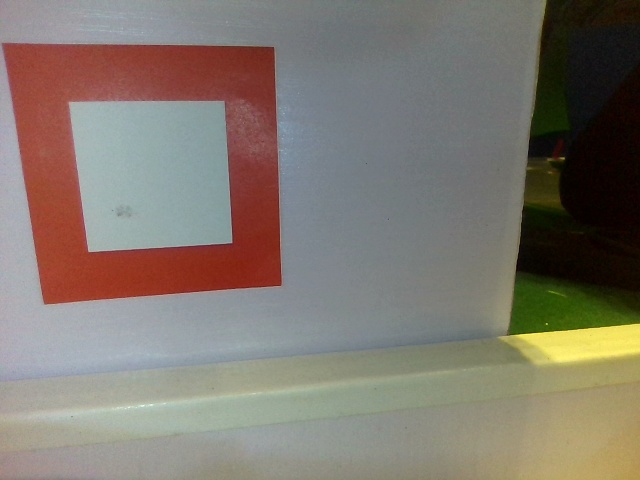
#> input picture photo/1.jpg, 640 x 480 px, given in place of the camera
$ python pattern_recognition_para.py
#> lines starting #> are read from the running program, lines starting #| are printed output that depends on the picture; after the words box and inside, x2 and y2 are one past the last pixel; in counts of white or black regions, pixels touching at a corner belong together
############################################################################
# 面积过滤，
#角点数量对应形状，
#边界化阈值，
#二值化
############################################################################

import cv2
import numpy as np

frameWidth = 640
frameHeight = 480
cap = cv2.VideoCapture(0)
cap.set(3, frameWidth)
cap.set(4, frameHeight)

def empty(a):
    pass

cv2.namedWindow("Parameters",cv2.WINDOW_KEEPRATIO)
cv2.resizeWindow("Parameters",240,80)
cv2.createTrackbar("Threshold1","Parameters",23,255,empty)
cv2.createTrackbar("Threshold2","Parameters",20,255,empty)
cv2.createTrackbar("Area","Parameters",5000,30000,empty)

def stackImages(scale,imgArray):
    rows = len(imgArray)
    cols = len(imgArray[0])
    rowsAvailable = isinstance(imgArray[0], list)
    width = imgArray[0][0].shape[1]
    height = imgArray[0][0].shape[0]
    if rowsAvailable:
        for x in range ( 0, rows):
            for y in range(0, cols):
                if imgArray[x][y].shape[:2] == imgArray[0][0].shape [:2]:
                    imgArray[x][y] = cv2.resize(imgArray[x][y], (0, 0), None, scale, scale)
                else:
                    imgArray[x][y] = cv2.resize(imgArray[x][y], (imgArray[0][0].shape[1], imgArray[0][0].shape[0]), None, scale, scale)
                if len(imgArray[x][y].shape) == 2: imgArray[x][y]= cv2.cvtColor( imgArray[x][y], cv2.COLOR_GRAY2BGR)
        imageBlank = np.zeros((height, width, 3), np.uint8)
        hor = [imageBlank]*rows
        hor_con = [imageBlank]*rows
        for x in range(0, rows):
            hor[x] = np.hstack(imgArray[x])
        ver = np.vstack(hor)
    else:
        for x in range(0, rows):
            if imgArray[x].shape[:2] == imgArray[0].shape[:2]:
                imgArray[x] = cv2.resize(imgArray[x], (0, 0), None, scale, scale)
            else:
                imgArray[x] = cv2.resize(imgArray[x], (imgArray[0].shape[1], imgArray[0].shape[0]), None,scale, scale)
            if len(imgArray[x].shape) == 2: imgArray[x] = cv2.cvtColor(imgArray[x], cv2.COLOR_GRAY2BGR)
        hor= np.hstack(imgArray)
        ver = hor
    return ver

def getContours(img,imgContour):
    contours, hierarchy = cv2.findContours(img, cv2.RETR_EXTERNAL, cv2.CHAIN_APPROX_NONE)

    for cnt in contours:
        area = cv2.contourArea(cnt)
        areaMin = cv2.getTrackbarPos("Area", "Parameters")

        if area > areaMin:

            cv2.drawContours(imgContour, cnt, -1, (255, 0, 255), 7)
            peri = cv2.arcLength(cnt, True)
            approx = cv2.approxPolyDP(cnt, 0.02 * peri, True)
            x , y , w, h = cv2.boundingRect(approx)

            # ratio = w / h


            cv2.rectangle(imgContour, (x , y ), (x + w , y + h ), (0, 255, 0), 5)

            cv2.putText(imgContour, "Points: " + str(len(approx)), (x + w + 20, y + 20), cv2.FONT_HERSHEY_COMPLEX, .7,
                        (0, 255, 0), 2)
            cv2.putText(imgContour, "Area: " + str(int(area)), (x + w + 20, y + 45), cv2.FONT_HERSHEY_COMPLEX, 0.7,
                        (0, 255, 0), 2)
            # print("Points: " + str(len(approx)))
            # print("Area: "+ str(int(area)))


while True:
    success, img = cap.read()
#> img is the input picture: shape (480, 640, 3); mean B, G, R 110.6, 120, 128.3

    # [9 lines of commented-out code are left out]

    threshold1 = cv2.getTrackbarPos("Threshold1", "Parameters")
    threshold2 = cv2.getTrackbarPos("Threshold2", "Parameters")

    imgContour = img.copy()
    imgBlur = cv2.GaussianBlur(img, (7, 7), 1)
    imgGray = cv2.cvtColor(imgBlur, cv2.COLOR_BGR2GRAY)
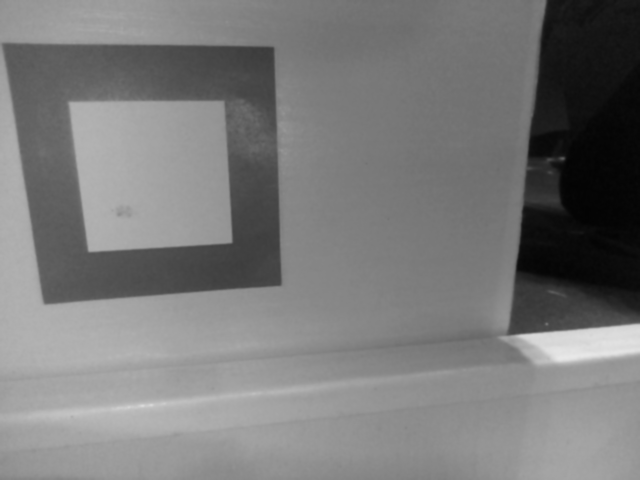
#> imgGray: shape (480, 640); min 3, max 232, mean 121.4
    imgBlur2 = cv2.medianBlur(imgGray,7)
    imgCanny = cv2.Canny(imgBlur2,threshold1,threshold2)
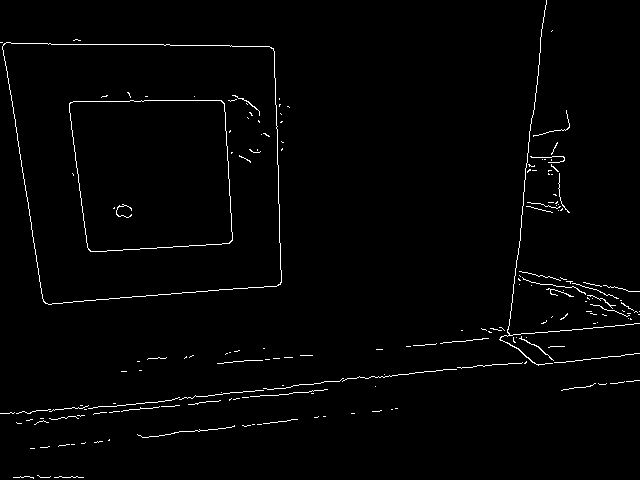
#> imgCanny: shape (480, 640); 1.6% white in thin lines or dots
    kernel = np.ones((5, 5))
    imgDil = cv2.dilate(imgCanny, kernel, 1)
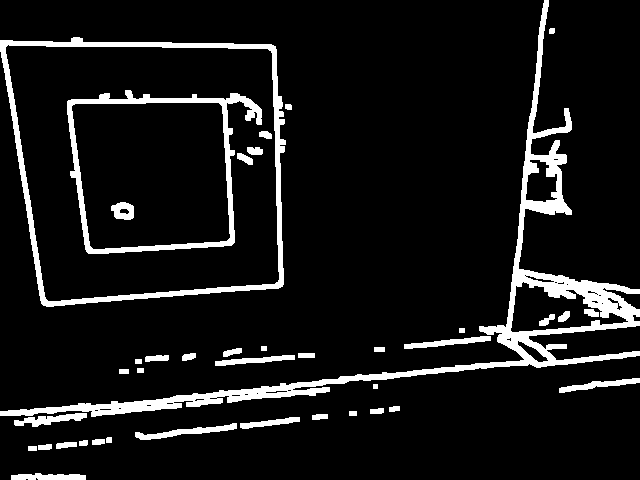
#> imgDil: shape (480, 640); 8.9% white; 40 white regions

    #拿到顶点
    getContours(imgDil,imgContour)
#> in getContours, `contours, hierarchy = cv2.findContours(img, cv2.RETR_EXTERNAL, cv2.CHA..`: contours = 32 contours, 1 with area under 20; largest, box (x1, y1, x2, y2) and area: (0, 37, 286, 307) 66222, (0, 0, 640, 417) 15578, (135, 423, 237, 440) 476, (14, 413, 87, 427) 397, (404, 336, 491, 349) 375
#> in getContours, `area = cv2.contourArea(cnt)`: area = 340

    #调试
    imgStack = stackImages(0.8,([img,imgCanny],
                                [imgDil,imgContour]))
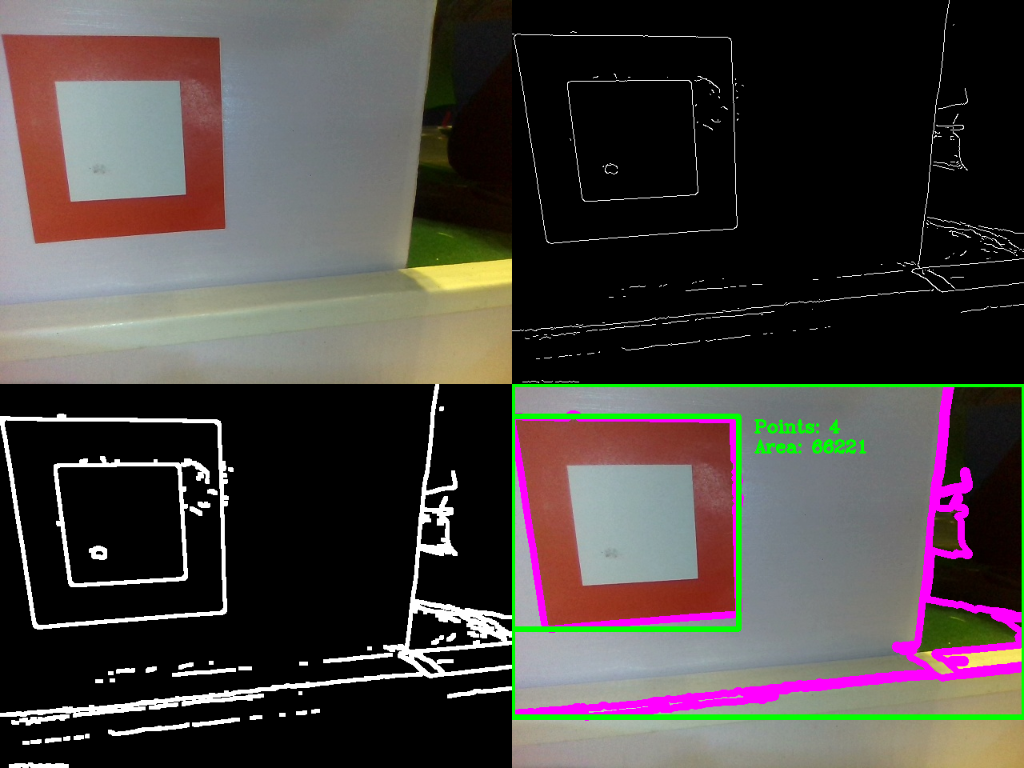
#> imgStack: shape (768, 1024, 3); mean B, G, R 63.2, 65.9, 71.4
    imgStack = cv2.resize(imgStack, (300,200))
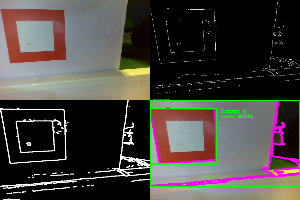
#> imgStack: shape (200, 300, 3); mean B, G, R 63.2, 65.8, 71.4
    cv2.imshow("Result", imgStack)

    if cv2.waitKey(1) & 0xFF == ord('q'):
#> (key q is pressed here)
        break

$ run again, on photo/10.jpg
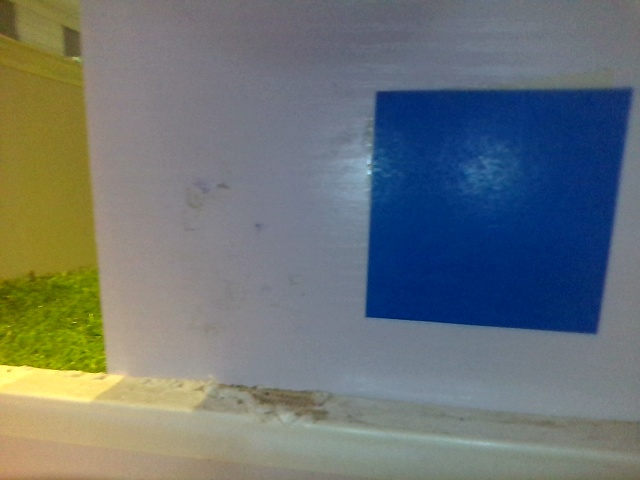
#> input picture photo/10.jpg, 640 x 480 px, given in place of the camera
#> img is the input picture: shape (480, 640, 3); mean B, G, R 116.6, 116, 108.2
#> `imgCanny = cv2.Canny(imgBlur2,threshold1,threshold2)`:
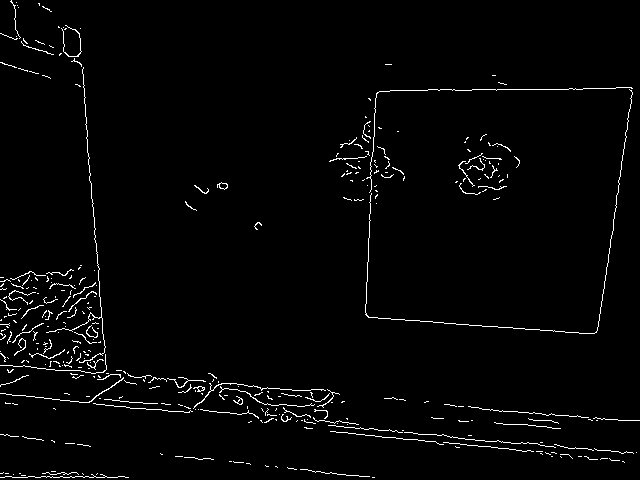
#> imgCanny: shape (480, 640); 2.1% white in thin lines or dots
#> imgDil: shape (480, 640); 12.2% white; 41 white regions
#> contours = 34 contours; largest, box (x1, y1, x2, y2) and area: (327, 80, 635, 336) 61264, (0, 23, 639, 461) 24026, (442, 402, 640, 431) 1476, (0, 469, 131, 480) 904, (0, 0, 56, 57) 683
#> area = 903.5
#> `imgStack = cv2.resize(imgStack, (300,200))`:
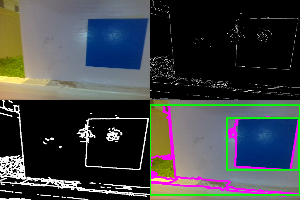
#> imgStack: shape (200, 300, 3); mean B, G, R 68.2, 66.6, 63.4

$ run again, on photo/11.jpg
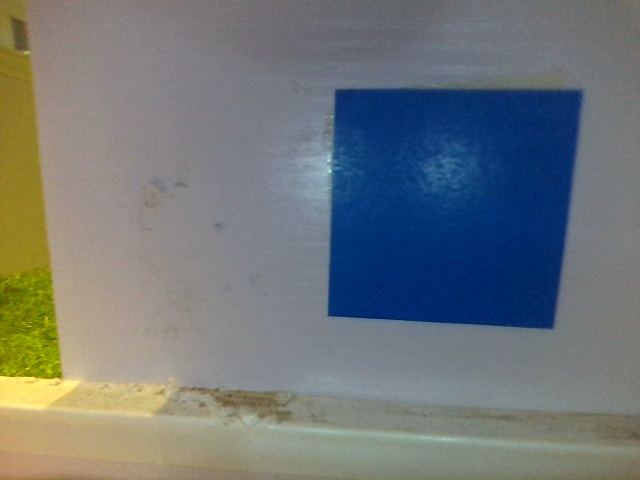
#> input picture photo/11.jpg, 640 x 480 px, given in place of the camera
#> img is the input picture: shape (480, 640, 3); mean B, G, R 119.7, 118.2, 111.9
#> `imgCanny = cv2.Canny(imgBlur2,threshold1,threshold2)`:
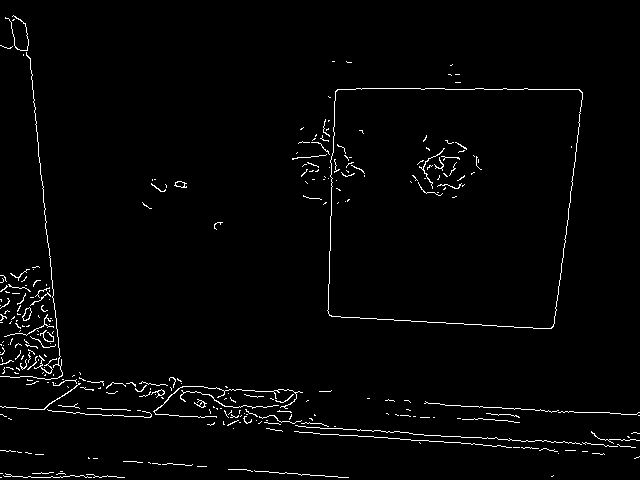
#> imgCanny: shape (480, 640); 2% white in thin lines or dots
#> imgDil: shape (480, 640); 11.2% white; 39 white regions
#> contours = 31 contours; largest, box (x1, y1, x2, y2) and area: (290, 86, 585, 331) 58870, (0, 13, 640, 456) 20824, (422, 399, 640, 425) 1494, (0, 469, 127, 480) 792, (226, 467, 351, 480) 543
#> area = 28
#> `imgStack = cv2.resize(imgStack, (300,200))`:
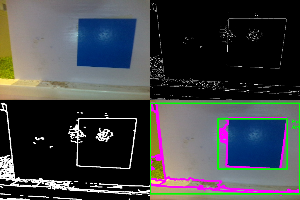
#> imgStack: shape (200, 300, 3); mean B, G, R 69.1, 66.8, 64.6

$ run again, on photo/12.jpg
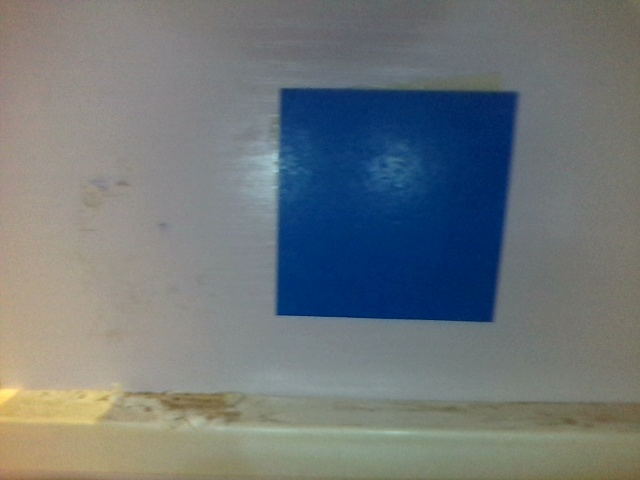
#> input picture photo/12.jpg, 640 x 480 px, given in place of the camera
#> img is the input picture: shape (480, 640, 3); mean B, G, R 121.5, 119.2, 111.9
#> `imgCanny = cv2.Canny(imgBlur2,threshold1,threshold2)`:
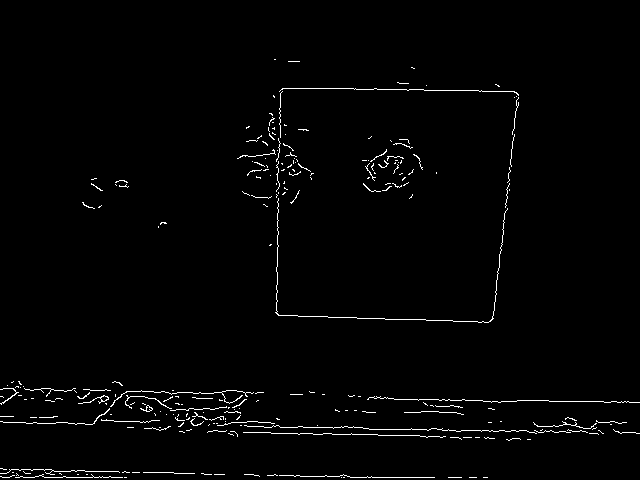
#> imgCanny: shape (480, 640); 1.6% white in thin lines or dots, all inside (x1, y1, x2, y2) = (0, 59, 640, 478)
#> imgDil: shape (480, 640); 9.1% white; 45 white regions
#> contours = 37 contours; largest, box (x1, y1, x2, y2) and area: (235, 82, 521, 325) 55497, (0, 379, 640, 442) 11422, (365, 394, 640, 417) 1772, (0, 466, 197, 480) 1680, (265, 472, 437, 480) 743
#> area = 32
#> `imgStack = cv2.resize(imgStack, (300,200))`:
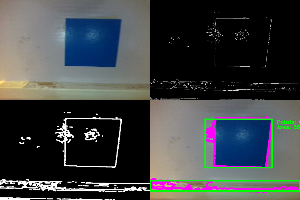
#> imgStack: shape (200, 300, 3); mean B, G, R 67.5, 66.2, 62.6
